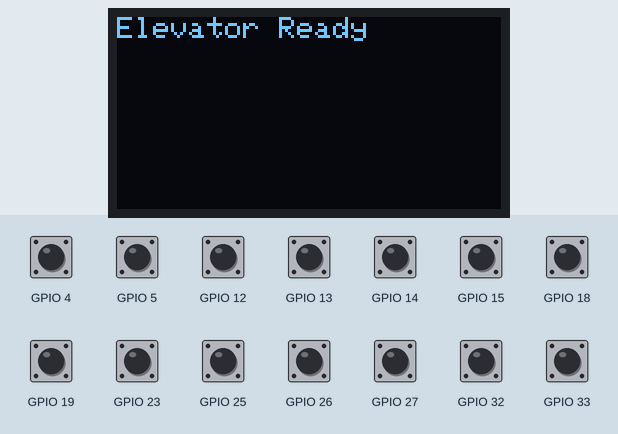
A sketch run on a simulated ESP32. Shown: 128×64 one-colour display. The inputs (shaded band) are chosen by the test bench; at power-on: GPIO 4, GPIO 5, GPIO 12–15, GPIO 18, GPIO 19, GPIO 23, GPIO 25–27, GPIO 32, GPIO 33 HIGH. What the sketch prints to the serial monitor is not drawn.

Above: at 1.2 s.
1.3 s: GPIO 4 pulled LOW for 0.15 s
At 2.1 s:
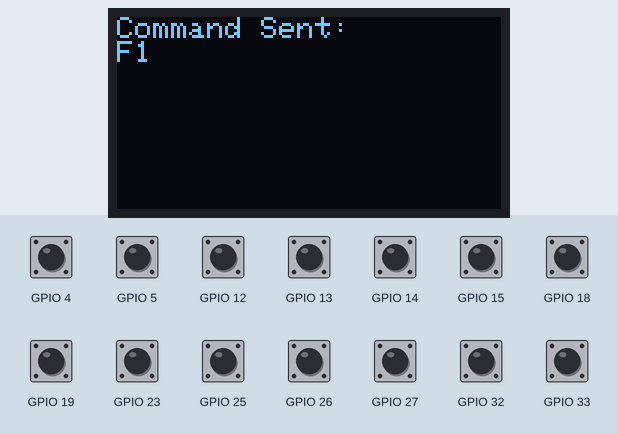
2.9 s: GPIO 13 pulled LOW for 0.15 s
At 3.3 s:
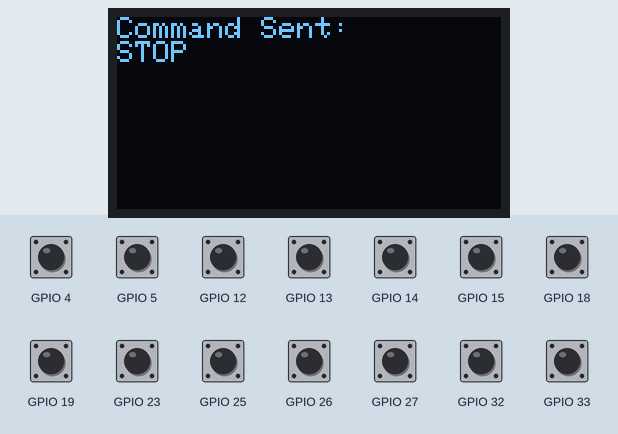
4.5 s: GPIO 15 pulled LOW for 0.15 s
At 5.7 s:
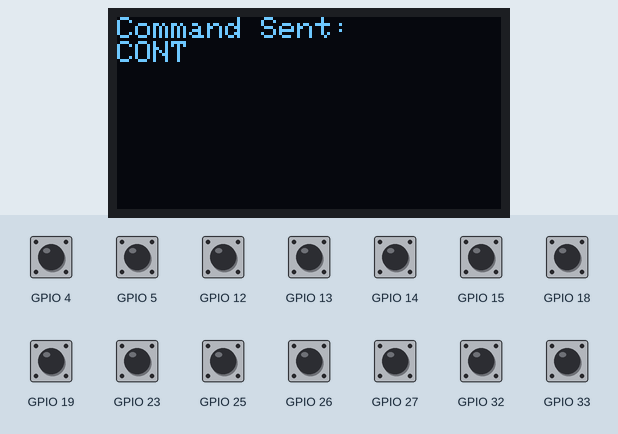
6.1 s: GPIO 5 pulled LOW for 0.15 s
At 6.9 s:
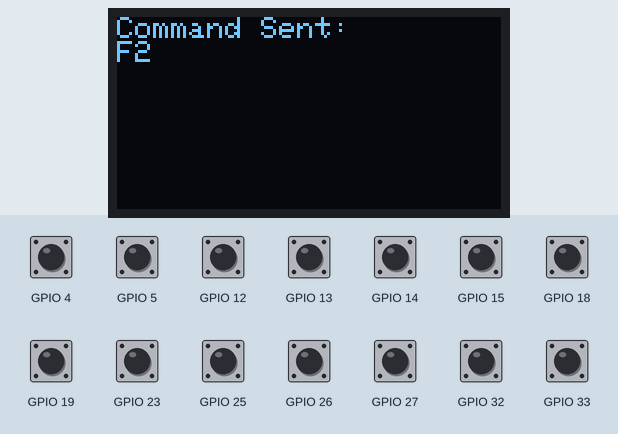
7.7 s: GPIO 12 pulled LOW for 0.15 s
At 8.2 s:
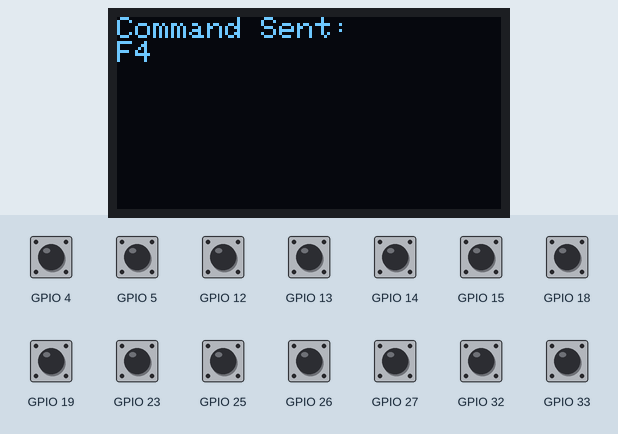
9.3 s: GPIO 14 pulled LOW for 0.15 s
At 10.6 s:
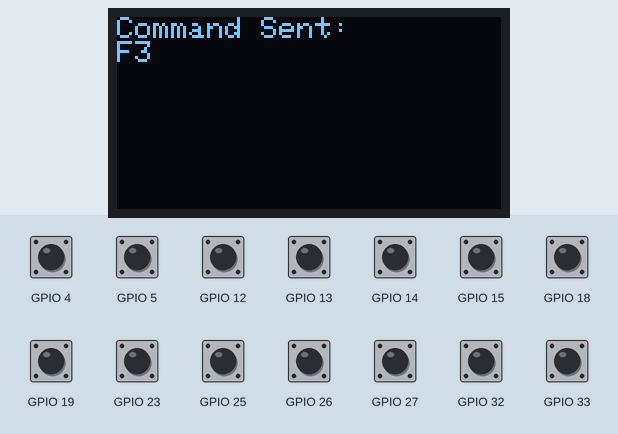
Timing chart, 0 to 11.9 s (numbered marks = the images above; inputs shaded):
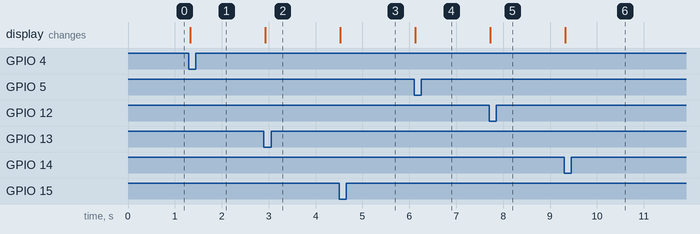

The sketch:

ESP32.ino
```cpp
#include <Wire.h>
#include <Adafruit_GFX.h>
#include <Adafruit_SSD1306.h>

#define SCREEN_WIDTH 128
#define SCREEN_HEIGHT 64
Adafruit_SSD1306 display(SCREEN_WIDTH, SCREEN_HEIGHT, &Wire, -1);

#define SDA_PIN 21
#define SCL_PIN 22

// Call buttons
#define CALL_F1_UP   4
#define CALL_F2_UP   5
#define CALL_F2_DOWN 18
#define CALL_F3_UP   19
#define CALL_F3_DOWN 23
#define CALL_F4_DOWN 25

// Cabin buttons
#define CABIN_F1 26
#define CABIN_F2 27
#define CABIN_F3 14
#define CABIN_F4 12

// Door and safety
#define OPEN_BTN      33
#define CLOSE_BTN     32
#define EMERGENCY_BTN 13
#define CONTINUE_BTN  15

bool lastState[50];  // global array to keep previous button states for debounce

void setup() {
  Serial2.begin(9600, SERIAL_8N1, 16, 17); // RX=16, TX=17 to UNO
  Serial.begin(115200);

  Wire.begin(SDA_PIN, SCL_PIN);
  if (!display.begin(SSD1306_SWITCHCAPVCC, 0x3C)) {
    Serial.println(F("SSD1306 allocation failed"));
    for (;;);
  }
  display.clearDisplay();
  display.setTextSize(1);
  display.setTextColor(WHITE);
  display.setCursor(0, 0);
  display.println("Elevator Ready");
  display.display();

  int buttons[] = {
    CALL_F1_UP, CALL_F2_UP, CALL_F2_DOWN, CALL_F3_UP, CALL_F3_DOWN, CALL_F4_DOWN,
    CABIN_F1, CABIN_F2, CABIN_F3, CABIN_F4,
    OPEN_BTN, CLOSE_BTN, EMERGENCY_BTN, CONTINUE_BTN
  };
  for (int pin : buttons) {
    pinMode(pin, INPUT_PULLUP);
    lastState[pin] = HIGH; // initialize lastState to HIGH (not pressed)
  }
}

void loop() {
  checkButton(CALL_F1_UP,   "F1");
  checkButton(CALL_F2_UP,   "F2");
  checkButton(CALL_F2_DOWN, "F2");
  checkButton(CALL_F3_UP,   "F3");
  checkButton(CALL_F3_DOWN, "F3");
  checkButton(CALL_F4_DOWN, "F4");

  checkButton(CABIN_F1, "F1");
  checkButton(CABIN_F2, "F2");
  checkButton(CABIN_F3, "F3");
  checkButton(CABIN_F4, "F4");

  checkButton(OPEN_BTN, "OPEN");
  checkButton(CLOSE_BTN, "CLOSE");
  checkButton(EMERGENCY_BTN, "STOP");
  checkButton(CONTINUE_BTN, "CONT");
}

void checkButton(int pin, const char* command) {
  static unsigned long lastPress[50] = {0};

  int idx = pin;
  bool currentState = digitalRead(pin);

  // Detect falling edge: HIGH -> LOW
  if (lastState[idx] == HIGH && currentState == LOW) {
    if (millis() - lastPress[idx] > 300) { // debounce time 300ms
      lastPress[idx] = millis();
      sendCommand(command);
    }
  }

  lastState[idx] = currentState;
}

void sendCommand(const char* cmd) {
  Serial2.println(cmd);
  Serial.print("Sent: ");
  Serial.println(cmd);

  display.clearDisplay();
  display.setCursor(0, 0);
  display.println("Command Sent:");
  display.println(cmd);
  display.display();
}
```

Measured:
- after the input at 1.3 s, the display: changes at once (image 1)
- after the input at 2.9 s, the display: changes at once (image 2)
- after the input at 4.5 s, the display: changes at once (image 3)
- after the input at 6.1 s, the display: changes at once (image 4)
- after the input at 7.7 s, the display: changes at once (image 5)
- after the input at 9.3 s, the display: changes at once (image 6)
